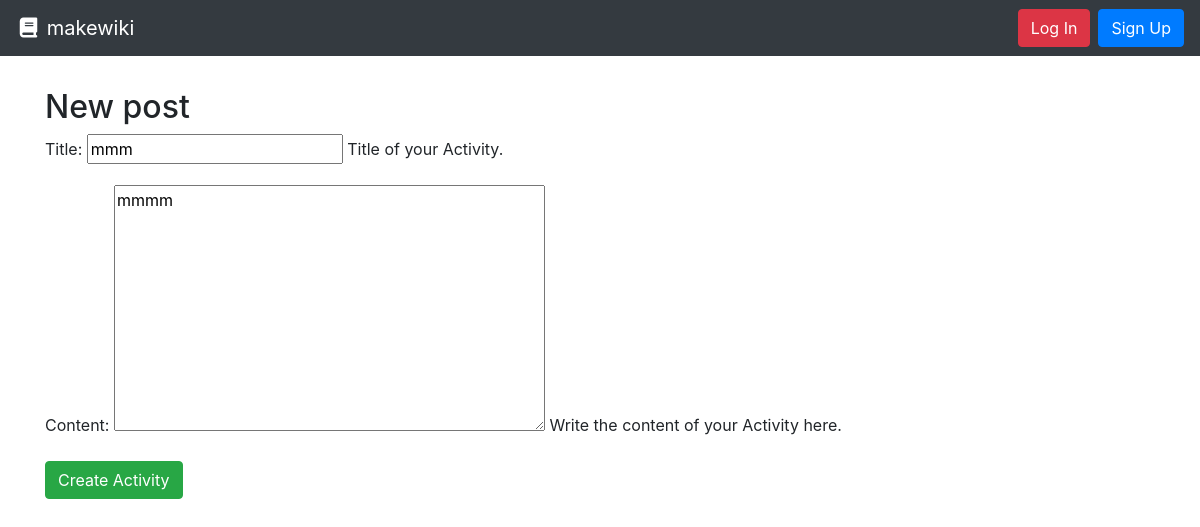
/edit/3/, run on an earlier commit of the app's database.
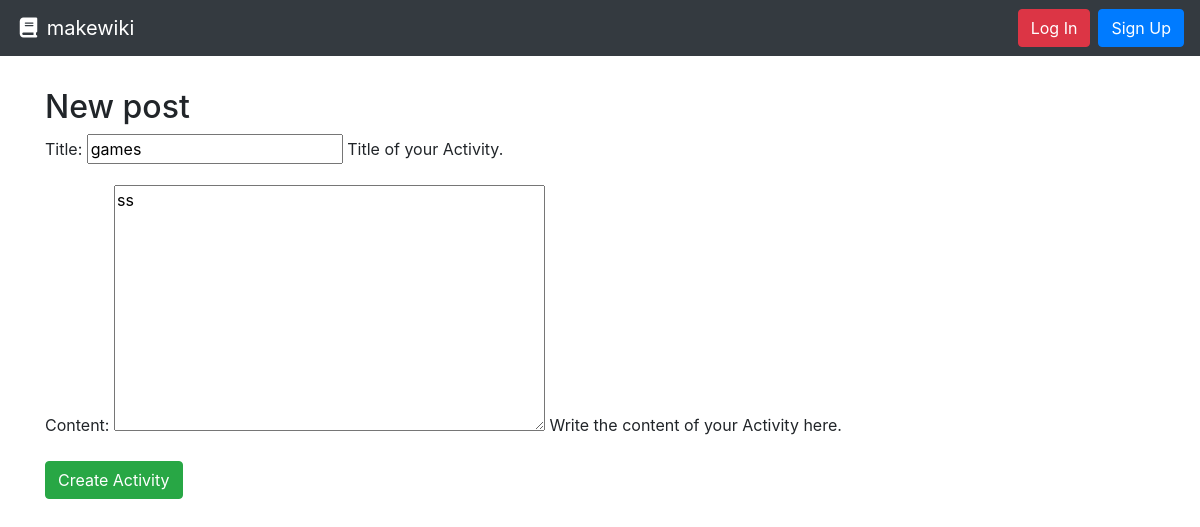
And on a later commit of the database.
### project/models.py (models this page shows, shortened)
class Activity(models.Model):
    title = models.CharField(max_length=settings.PROJECT_ACTIVITY_TITLE_MAX_LENGTH, unique=True,
                             help_text="Title of your Activity.")
    author = models.ForeignKey(User, on_delete=models.PROTECT,
                               help_text="The user that posted this article.")
    slug = models.CharField(max_length=settings.PROJECT_ACTIVITY_TITLE_MAX_LENGTH, blank=True, editable=False,
                            help_text="Unique URL path to access this Activity. Generated by the system.")
    content = models.TextField(
        help_text="Write the content of your Activity here.")
    created = models.DateTimeField(auto_now_add=True,
                                   help_text="The date and time this Activity was created. Automatically generated when the model saves.")
    modified = models.DateTimeField(auto_now=True,
                                    help_text="The date and time this Activity was updated. Automatically generated when the model updates.")
    image = models.ImageField(default='default.jpg', upload_to='activity_pic')

### project/views.py (the view)
# urls.py: path('edit/<int:pk>/', ActivityUpdateView.as_view(), name='activity-update-project'),
class ActivityUpdateView(generic.UpdateView):
    model = Activity
    fields = ['title','content']
    template_name = 'new_activity.html'

### project/templates/new_activity.html (shortened to what this page needs)
{% extends 'base.html' %}
{% block content %}
    <h2>New post</h2>
    <form method="POST">
        {{ form.as_p }}
        <button type="submit" class="btn btn-success">Create Activity</button>
    </form>
{% endblock %}

What changed in the data, as far as the page shows it:
changed Activity: title "mmm" → "games"; content "mmmm" → "ss"
